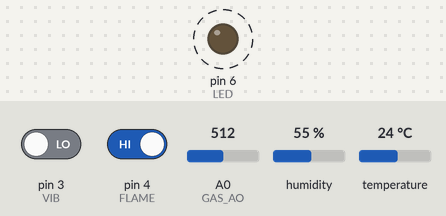
Bench run of a sketch on a simulated Arduino Uno, built with avr-gcc and run on an emulated ATmega328P. Parts: output pins drawn as LEDs (lit = HIGH). Dashed ring = blinking. The inputs (shaded band) are chosen by the test bench; at power-on: pin 3 (VIB) LOW, pin 4 (FLAME) HIGH, A0 (GAS_AO) = 512, humidity 55 %, temperature 24 °C. No radio packets arrive unless stated; what the sketch prints to the serial monitor is not drawn.

Above: at 21.0 s.
Timing chart, 0 to 23.8 s (numbered marks = the images above):
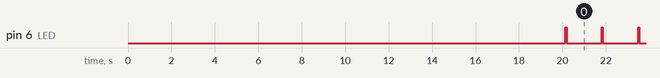

The sketch:

b_ard.ino
```cpp
#include <SPI.h>
#include <RF24.h>
#include <DHT.h>

// -------- PIN SETUP --------
#define DHTPIN 2
#define DHTTYPE DHT11

#define VIB 3
#define FLAME 4
#define GAS_AO A0
#define LED 6

// -------- OBJECT --------
DHT dht(DHTPIN, DHTTYPE);
RF24 radio(9, 10);

// -------- ADDRESS --------
const byte addressC[6] = "NODEC";

// -------- STRUCT --------
struct SensorData {
  byte nodeID;
  float temp;
  float hum;
  int gas;
  int vibration;
  int flame;
};

SensorData data;

// -------- VARIABLES --------
float lastTemp = 0;
float lastHum = 0;
int gasSmooth = 0;

// -------- SETUP --------
void setup() {
  Serial.begin(9600);
  dht.begin();

  pinMode(VIB, INPUT);
  pinMode(FLAME, INPUT);
  pinMode(LED, OUTPUT);

  // NRF Setup
  radio.begin();
  radio.setDataRate(RF24_250KBPS);
  radio.setChannel(76);
  radio.setPALevel(RF24_PA_LOW);
  radio.setRetries(15, 15);

  radio.openWritingPipe(addressC);
  radio.stopListening();

  Serial.println("=== Sensor System Started (Node B) ===");

  // Gas sensor warm-up
  delay(20000);
}

// -------- LOOP --------
void loop() {

  // -------- READ SENSORS --------
  float temp = dht.readTemperature();
  float hum  = dht.readHumidity();

  int gasValue = analogRead(GAS_AO);
  int vibration = digitalRead(VIB);
  int flame = digitalRead(FLAME);

  Serial.println("------ Sensor Data ------");

  // -------- DHT FIX --------
  if (isnan(temp) || isnan(hum)) {
    Serial.println("DHT11 Error!");
  } else {
    lastTemp = temp;
    lastHum = hum;

    Serial.print("Temperature: ");
    Serial.print(temp);
    Serial.println(" °C");

    Serial.print("Humidity: ");
    Serial.print(hum);
    Serial.println(" %");
  }

  // -------- GAS SMOOTH (simple) --------
  gasSmooth = (gasSmooth * 3 + gasValue) / 4;

  Serial.print("Gas Value: ");
  Serial.println(gasSmooth);

  if (gasSmooth > 400) {
    Serial.println("⚠️ Gas Level HIGH!");
  } else {
    Serial.println("Gas Level Normal");
  }

  // -------- FLAME --------
  Serial.print("Flame: ");
  if (flame == LOW) {
    Serial.println("🔥 FIRE DETECTED!");
  } else {
    Serial.println("No Fire");
  }

  // -------- VIBRATION --------
  Serial.print("Vibration: ");
  if (vibration == HIGH) {
    Serial.println("📳 Vibration Detected!");
  } else {
    Serial.println("No Vibration");
  }

  Serial.println("--------------------------\n");

  // -------- PREPARE DATA --------
  data.nodeID = 2;
  data.temp = lastTemp;
  data.hum = lastHum;
  data.gas = gasSmooth;
  data.vibration = vibration;
  data.flame = flame;

  // -------- SEND TO NODE C --------
  digitalWrite(LED, HIGH);
  radio.write(&data, sizeof(data));
  delay(50);
  digitalWrite(LED, LOW);

  delay(1500);
}
```

Measured:
- by itself, pin 6 (LED): alternates HIGH for 0.05 s and LOW for 1.6 s
